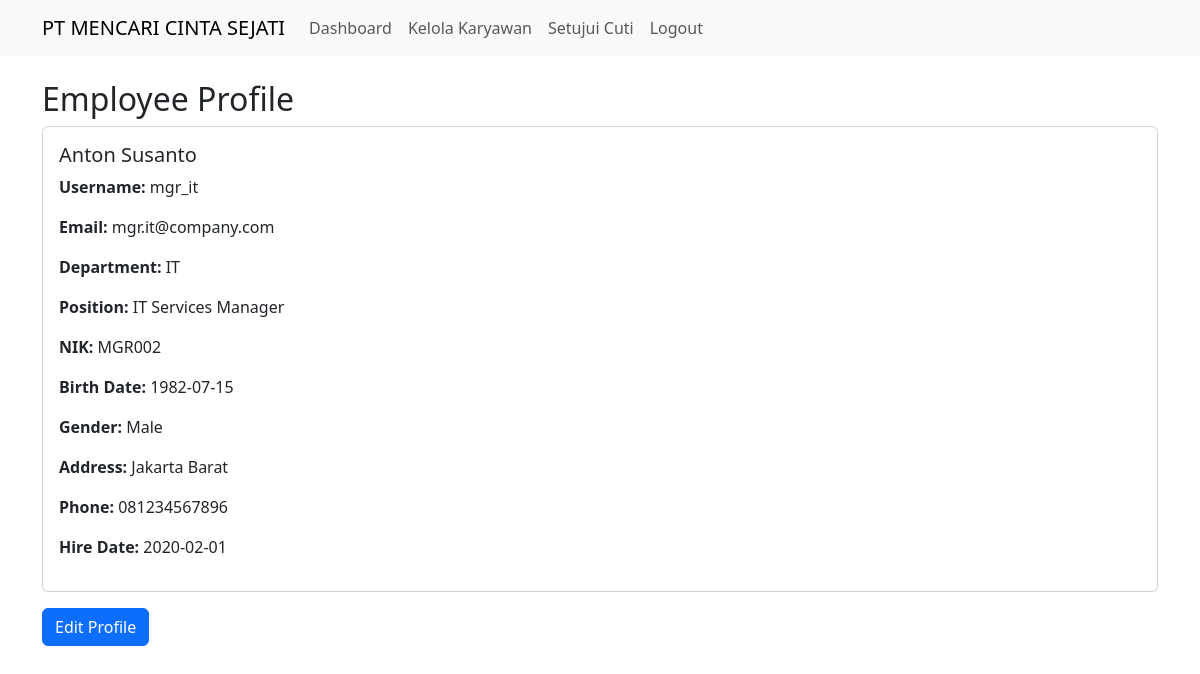
Page /view_profile.php (signed in) on the committed database.
### tables this page shows
CREATE TABLE `employees` (
  `employee_id` int(11) NOT NULL,
  `user_id` int(11) DEFAULT NULL,
  `first_name` varchar(50) NOT NULL,
  `last_name` varchar(50) NOT NULL,
  `nik` varchar(20) DEFAULT NULL,
  `birth_date` date DEFAULT NULL,
  `gender` enum('M','F') DEFAULT NULL,
  `address` text DEFAULT NULL,
  `phone` varchar(20) DEFAULT NULL,
  `hire_date` date DEFAULT NULL,
  `position` varchar(100) DEFAULT NULL,
  `salary` decimal(15,2) DEFAULT NULL,
  `created_at` timestamp NOT NULL DEFAULT current_timestamp(),
  `updated_at` timestamp NOT NULL DEFAULT current_timestamp() ON UPDATE current_timestamp()
);

CREATE TABLE `users` (
  `user_id` int(11) NOT NULL,
  `username` varchar(50) NOT NULL,
  `password` varchar(255) NOT NULL,
  `email` varchar(100) NOT NULL,
  `role_id` int(11) DEFAULT NULL,
  `department_id` int(11) DEFAULT NULL,
  `manager_id` int(11) DEFAULT NULL,
  `is_active` tinyint(1) DEFAULT 1,
  `last_login` datetime DEFAULT NULL,
  `created_at` timestamp NOT NULL DEFAULT current_timestamp(),
  `updated_at` timestamp NOT NULL DEFAULT current_timestamp() ON UPDATE current_timestamp()
);

CREATE TABLE `departments` (
  `department_id` int(11) NOT NULL,
  `department_name` varchar(100) NOT NULL,
  `director_id` int(11) DEFAULT NULL,
  `created_at` timestamp NOT NULL DEFAULT current_timestamp(),
  `updated_at` timestamp NOT NULL DEFAULT current_timestamp() ON UPDATE current_timestamp()
);

### view_profile.php (the view, shortened to what this page needs)
<?php
require_once 'db_connection.php';
$user_id = $_SESSION['user_id'];
$sql = "SELECT e.*, u.email, u.username, d.department_name
        FROM employees e
        JOIN users u ON e.user_id = u.user_id
        LEFT JOIN departments d ON u.department_id = d.department_id
        WHERE e.user_id = ?";
$stmt = $conn->prepare($sql);
$stmt->bind_param("i", $user_id);
$stmt->execute();
$result = $stmt->get_result();
$employee = $result->fetch_assoc();
$content = '
<h2>Employee Profile</h2>
<div class="card">
    <div class="card-body">
        <h5 class="card-title">' . $employee['first_name'] . ' ' . $employee['last_name'] . '</h5>
        <p><strong>Username:</strong> ' . $employee['username'] . '</p>
        <p><strong>Email:</strong> ' . $employee['email'] . '</p>
        <p><strong>Department:</strong> ' . ($employee['department_name'] ?? 'N/A') . '</p>
        <p><strong>Position:</strong> ' . $employee['position'] . '</p>
        <p><strong>NIK:</strong> ' . $employee['nik'] . '</p>
        <p><strong>Birth Date:</strong> ' . $employee['birth_date'] . '</p>
        <p><strong>Gender:</strong> ' . ($employee['gender'] == 'M' ? 'Male' : 'Female') . '</p>
        <p><strong>Address:</strong> ' . $employee['address'] . '</p>
        <p><strong>Phone:</strong> ' . $employee['phone'] . '</p>
        <p><strong>Hire Date:</strong> ' . $employee['hire_date'] . '</p>
    </div>
</div>
<a href="edit_profile.php" class="btn btn-primary mt-3">Edit Profile</a>
';
include 'layout.php';
?>

### rows in the picture
employees: first_name "Anton", last_name "Susanto", user.username "mgr_it", user.email "mgr.it@company.com", departments.department_name "IT", position "IT Services Manager", nik "MGR002", birth_date "1982-07-15", address "Jakarta Barat", phone "081234567896", hire_date "2020-02-01"
